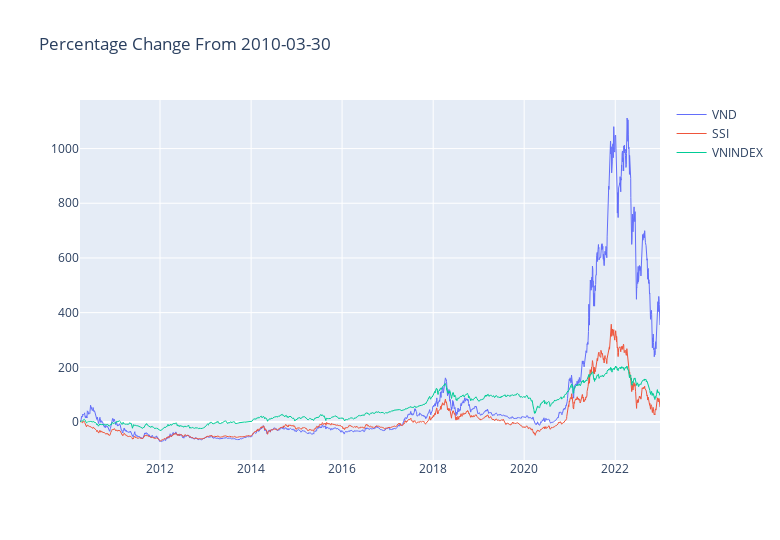

The notebook cell this image was saved under:
### Code cell
compare_fig = make_subplots(rows=1, cols=1,
                    shared_xaxes=True,
                    vertical_spacing=0.03)

for stock in compare_symbol_list:
    compare_fig.add_trace(go.Scatter(
        x=compare_percent_change[stock].index, y=compare_percent_change[stock], name=stock,line=dict(width=1)))
    
# Do not show rangeslider plot
compare_fig.update(layout_xaxis_rangeslider_visible=False)

compare_fig.update_layout(
    autosize=False,
    width=780,
    height=540,
    title_text="Percentage Change From " + str(compare_percent_change.index[0].date())
)

compare_fig

### Figure 1 — Plotly figure (JSON) as saved in the notebook; plotly's stock layout.template omitted (floating-point values rounded to 4 significant figures; data arrays with more than 128 entries replaced by an {"elided": "..."} marker saying what was removed)
{"data": [{"line": {"width": 1}, "name": "VND", "type": "scatter", "x": {"elided": "3159 str values"}, "y": {"elided": "3159 float values"}}, {"line": {"width": 1}, "name": "SSI", "type": "scatter", "x": {"elided": "3159 str values"}, "y": {"elided": "3159 float values"}}, {"line": {"width": 1}, "name": "VNINDEX", "type": "scatter", "x": {"elided": "3159 str values"}, "y": {"elided": "3159 float values"}}], "layout": {"autosize": false, "height": 540, "title": {"text": "Percentage Change From 2010-03-30"}, "width": 780, "xaxis": {"anchor": "y", "domain": [0, 1], "rangeslider": {"visible": false}}, "yaxis": {"anchor": "x", "domain": [0, 1]}}}
